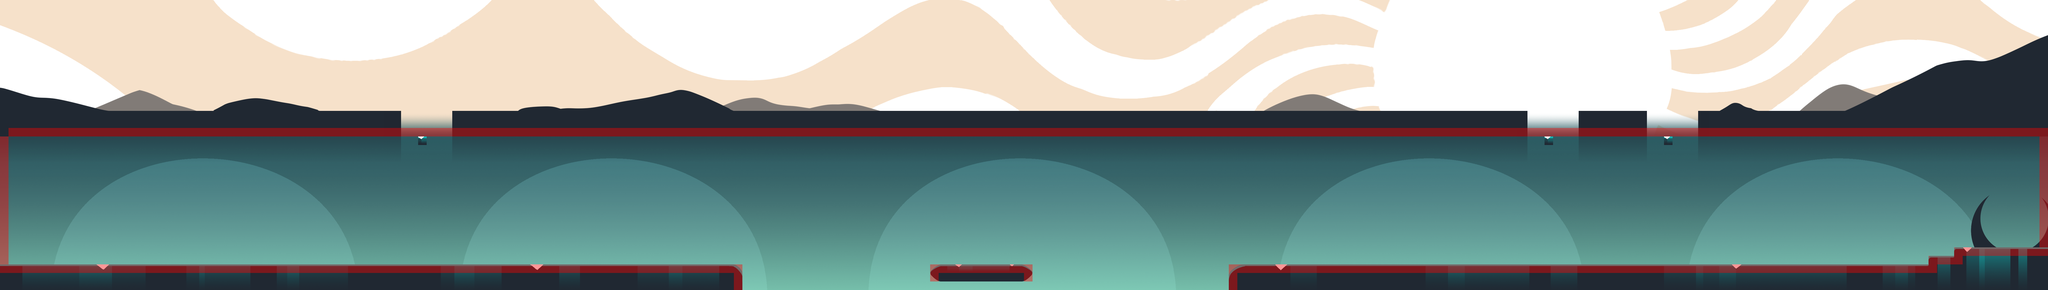

The image is a tile-based game level rendered from a .tmx file. Its description and source (layers, tilesets, objects; grid data summarised) follow:
An orthogonal 240x34 tile map with 32x32 px tiles, 3 tile layers (PNG, Front, Collisions), 2 hidden layers not drawn, 6 tilesets and 2 objects.

<map version="1.10" tiledversion="1.11.2" orientation="orthogonal" renderorder="right-down" width="240" height="34" tilewidth="32" tileheight="32" infinite="0" nextlayerid="29" nextobjectid="21">
 <properties>
  <property name="Draw" type="bool" value="true" />
 </properties>
 <tileset firstgid="1" name="MapMetadata" tilewidth="32" tileheight="32" spacing="1" margin="1" tilecount="6" columns="6">
  <image source="MapMetadata.png" width="199" height="34" />
 </tileset>
 <tileset firstgid="7" name="ABOVE LEFT" tilewidth="32" tileheight="32" tilecount="4080" columns="120">
  <image source="Stage 4/ABOVE LEFT.png" width="3840" height="1088" />
 </tileset>
 <tileset firstgid="4087" name="ABOVE RIGHT" tilewidth="32" tileheight="32" tilecount="4080" columns="120">
  <image source="Stage 4/ABOVE RIGHT.png" width="3840" height="1088" />
 </tileset>
 <tileset firstgid="8167" name="BG LEFT" tilewidth="32" tileheight="32" tilecount="4080" columns="120">
  <image source="Stage 4/BG LEFT.png" width="3840" height="1088" />
 </tileset>
 <tileset firstgid="12247" name="BG RIGHT" tilewidth="32" tileheight="32" tilecount="4080" columns="120">
  <image source="Stage 4/BG RIGHT.png" width="3840" height="1088" />
 </tileset>
 <tileset firstgid="16327" name="LIGHT PLATFORM" tilewidth="32" tileheight="32" tilecount="24" columns="12">
  <image source="Stage 4/LIGHT PLATFORM.png" width="384" height="64" />
 </tileset>
 <layer id="27" name="Ref" width="240" height="34" visible="0">
  <data>[8160 cells, 0 non-empty, 0 distinct tile ids]</data>
 </layer>
 <layer id="19" name="PNG" width="240" height="34">
  <properties>
   <property name="Draw" type="bool" value="true" />
  </properties>
  <data>[8160 cells, 8160 non-empty, 8160 distinct tile ids]</data>
 </layer>
 <layer id="26" name="Front" width="240" height="34">
  <properties>
   <property name="Draw" type="bool" value="true" />
  </properties>
  <data>[8160 cells, 24 non-empty, 24 distinct tile ids]</data>
 </layer>
 <layer id="18" name="Collisions" width="240" height="34">
  <data>[8160 cells, 473 non-empty, 2 distinct tile ids]</data>
 </layer>
 <layer id="21" name="Navigation" width="240" height="34" visible="0">
  <properties>
   <property name="Navigation" type="bool" value="true" />
  </properties>
  <data>[8160 cells, 273 non-empty, 1 distinct tile ids]</data>
 </layer>
 <objectgroup id="22" name="Damage">
  <object id="17" x="2758" y="1053" width="1882" height="42" />
 </objectgroup>
 <objectgroup id="9" name="Exit" />
 <objectgroup id="28" name="DamageRespawn">
  <object id="18" x="1264" y="480" width="5292" height="644" />
 </objectgroup>
</map>
